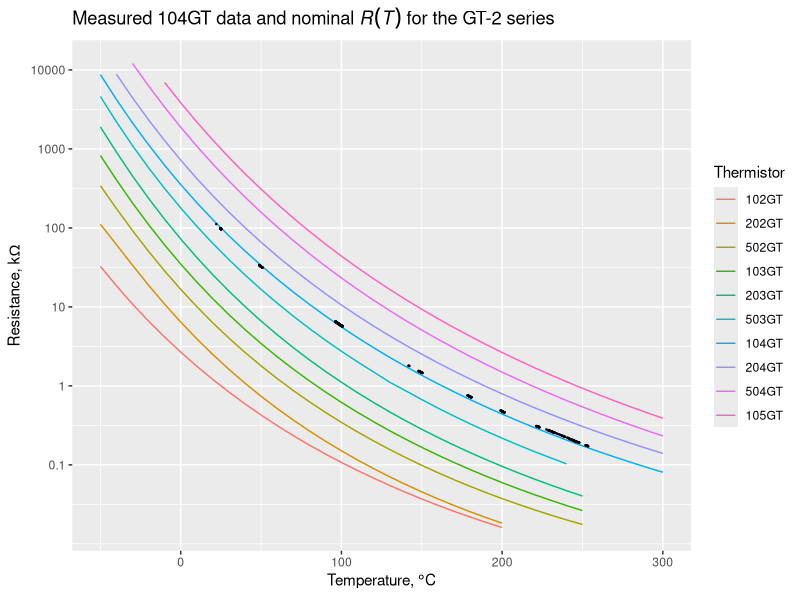

R code for this plot:
library(ggplot2)
library(reshape2)


m <- read.table('104GT-measurements.tab')
names(m) = c('T', 'r')

d <- read.table('gt-2-glass-thermistors.tab', header = TRUE)
md <- melt(d, id.vars = 'T')
names(md) <- c('T', 'Thermistor', 'Resistance')
levels(md$Thermistor) <- sub('X', '', levels(md$Thermistor)) # get rid of the 'X' inserted by melt()

postscript(file='', command='cat', paper='special', onefile=F, horizontal=F, width=10, height=8, pointsize=8)

ggplot() +
  geom_line(data = md, aes(T, Resistance, col=Thermistor), na.rm = TRUE) +
  geom_point(data = m, mapping = aes(x = T, y = r), size = 0.2) +
  scale_y_log10(breaks = 10**(1:7) / 100, labels = c('0.1', '1', '10', '100', '1000', '10000', '100000'), name = bquote(paste('Resistance, k', Omega))) +
  xlab(expression('Temperature, ' * degree * C)) +
  ggtitle(bquote(paste('Measured 104GT data and nominal ', italic(R(T)), ' for the GT-2 series')))
